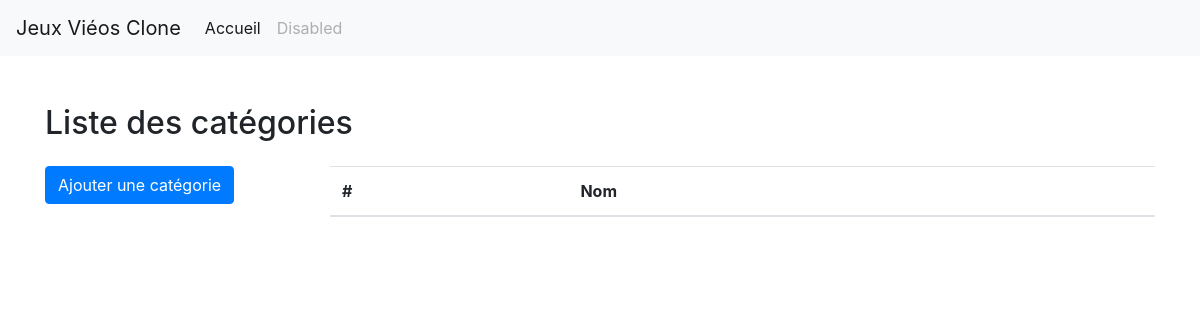
The page /forms/categorie/list-categorie.php on the database as committed earlier.
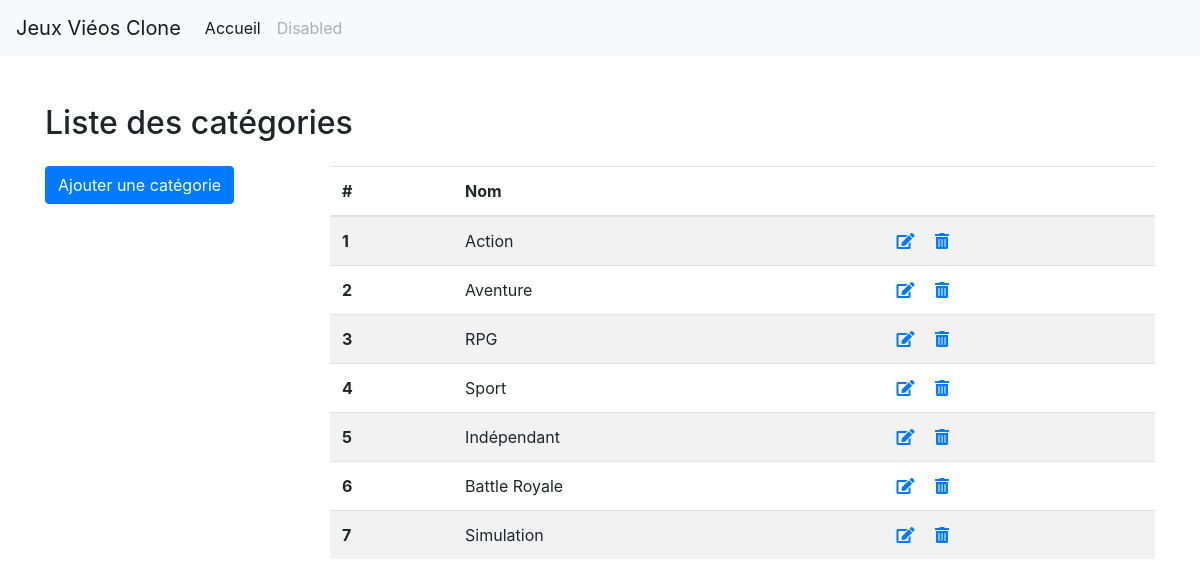
The same page on the database as committed later.
### tables this page shows
CREATE TABLE IF NOT EXISTS `categorie` (
  `idCategorie` int unsigned NOT NULL AUTO_INCREMENT,
  `nomCategorie` varchar(64) NOT NULL,
  PRIMARY KEY (`idCategorie`)
);

### classes/CategorieManager.class.php (called while the page is built, shortened)
<?php
class CategorieManager {
  private $pdo;
  function __construct(PDO $pdo) {
    $this->pdo = $pdo;
  }
    public function getAll(): array {
      $stmt = $this->pdo->prepare("SELECT * FROM `jeux_video`.`categorie`;");
      $stmt->execute();
      $result = $stmt->fetchAll();
      return $result;
  }
}

### forms/categorie/list-categorie.php (the view, shortened to what this page needs)
<?php
include '../../includes/header.php';
require_once('../../includes/db.php');
$categorieManager = new CategorieManager($pdo);
$categories = $categorieManager->getAll();
?>
<h2>Liste des catégories</h2>
<div class="row pt-3">
  <div class="col-3">
    <a href="add-categorie.php" class="link btn btn-primary">Ajouter une catégorie</a>
  </div>
  <div class="col-9">
    <table class="table table-striped">
      <thead>
        <tr>
          <th scope="col">#</th>
          <th scope="col">Nom</th>
          <th scope="col"></th>
        </tr>
      </thead>
      <tbody>
        <?php foreach($categories as $categorie): ?>
          <tr>
            <th scope="row"><?= $categorie['idCategorie'] ?></th>
            <td><?= $categorie['nomCategorie'] ?></td>
            <td>
              <a href=""><i class="fas fa-edit mr-3"></i></a>
              <a href=""><i class="fas fa-trash-alt"></i></a>
            </td>
          </tr>
          <?php endforeach; ?>
      </tbody>
    </table>
  </div>
</div>
<?php
include '../../includes/footer.php';

### includes/header.php (shortened to what this page needs)
<!DOCTYPE html>
<html lang="en">
<head>
    <link rel="stylesheet" href="https://stackpath.bootstrapcdn.com/bootstrap/4.5.2/css/bootstrap.min.css">
    <link rel="stylesheet" href="https://pro.fontawesome.com/releases/v5.10.0/css/all.css"/>
</head>
<body>
    <?php include 'menu.php'; ?>
    <div class="container mt-5">

### includes/menu.php (shortened to what this page needs)
<nav class="navbar navbar-expand-lg navbar-light bg-light">
  <a class="navbar-brand" href="/jeuxvideos-clone">Jeux Viéos Clone</a>
  <div class="collapse navbar-collapse" id="navbarSupportedContent">
    <ul class="navbar-nav mr-auto">
      <li class="nav-item active">
        <a class="nav-link" href="/jeuxvideos-clone">Accueil <span class="sr-only">(current)</span></a>
      </li>
      <li class="nav-item">
        <a class="nav-link disabled" href="#" tabindex="-1" aria-disabled="true">Disabled</a>
      </li>
    </ul>
  </div>
</nav>

### includes/footer.php (shortened to what this page needs)
    </div>
</body>
</html>

Rows that differ between the two databases and show on the page:
added categorie: idCategorie "1", nomCategorie "Action"
added categorie: idCategorie "2", nomCategorie "Aventure"
added categorie: idCategorie "3", nomCategorie "RPG"
added categorie: idCategorie "4", nomCategorie "Sport"
added categorie: idCategorie "5", nomCategorie "Indépendant"
added categorie: idCategorie "6", nomCategorie "Battle Royale"
added categorie: idCategorie "7", nomCategorie "Simulation"
